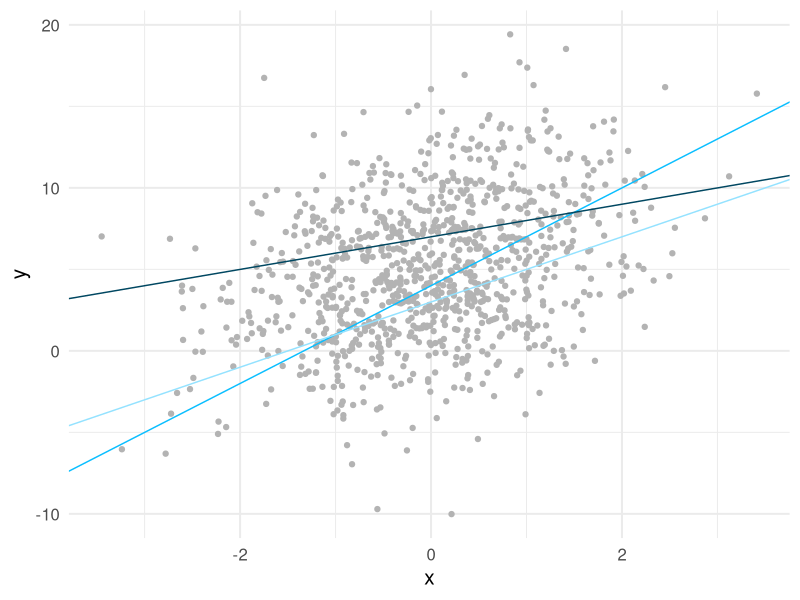
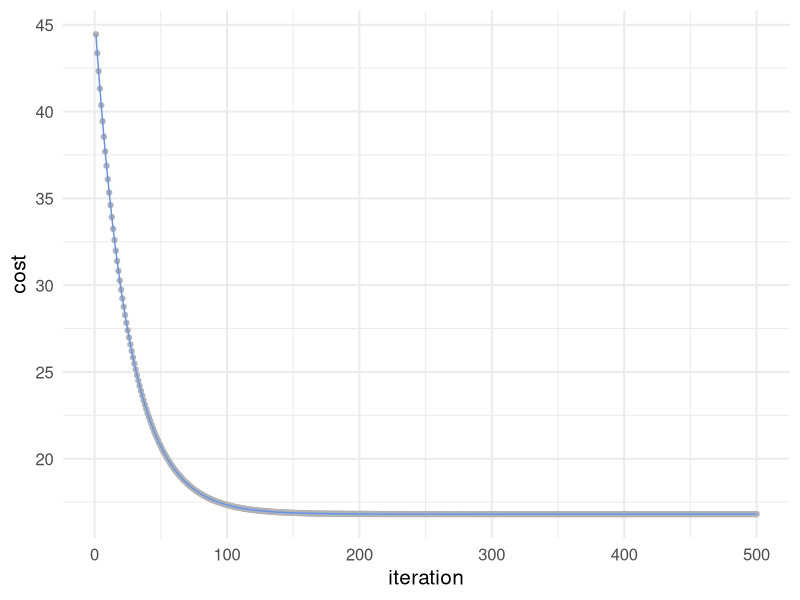
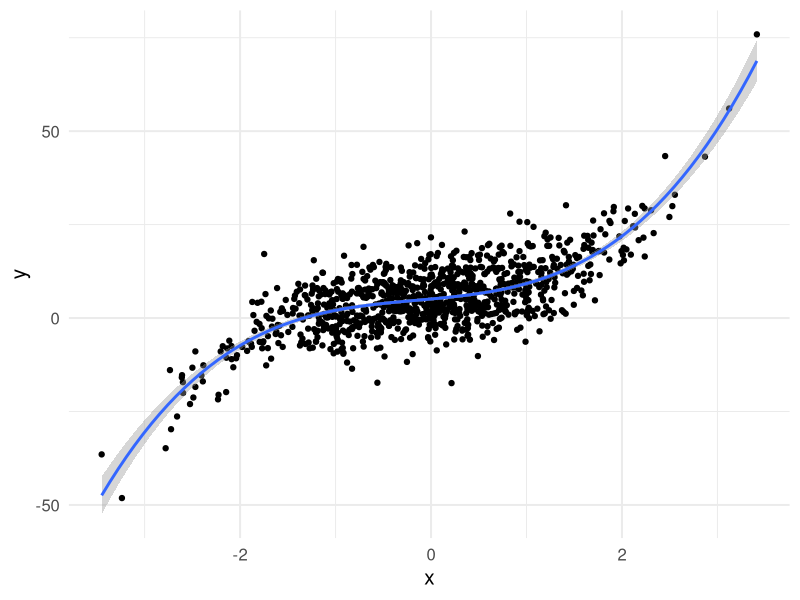

Reproduce these figures in R, in order.
## ---- chunk 1
library(tidyverse)
theme_set(theme_minimal(15))
knitr::opts_chunk$set(warning = FALSE, 
                      message = FALSE)
## ---- chunk 2
mse <- function(x, y, a, b) {
  pred <- a + b*x
  resid2 <- (y - pred)^2
  1/length(y)*sum(resid2)
}

set.seed(8675309)
n <- 1000
x <- rnorm(n)

a <- 5
b <- 1.3
e <- 4

y <- a + b*x + rnorm(n, sd = e)

sim_d <- tibble(x = x, y = y)
ggplot(sim_d, aes(x, y)) +
  geom_point(color = "gray70") +
  geom_abline(intercept = 4, slope = 3, 
              color = "#0abeff") +
  geom_abline(intercept = 3, slope = 2, color = "#94e2ff") +
  geom_abline(intercept = 7, slope = 1, color = "#004761")
## ---- chunk 3
gradient_descent <- function(x, y, a, b, learning_rate) {
  # number of observations
  n <- length(y)
  
  # predictions for candidate parameter estimates
  yhat <- a + (b * x)
  
  # errors
  resid <- y - yhat
 
  # Estimate partial derivatives
  a_deriv <- (1/n) * sum(-2 * resid)
  b_deriv <- (1/n) * sum(-2 * x * resid)
  
  # multiply by the learning rate
  a_step <- a_deriv * learning_rate
  b_step <- b_deriv * learning_rate
  
  # update parameters, taking a step down the gradient
  a_update <- a - a_step
  b_update <- b - b_step
  
  # Return updated parameter estimates
  c(a_update, b_update)
}
## ---- chunk 4
set.seed(8675309)
n <- 1000
x <- rnorm(n)

a <- 5
b <- 1.3
e <- 4

y <- a + b*x + rnorm(n, sd = e)
## ---- chunk 5
coef(lm(y ~ x))
## ---- chunk 6
pars <- gradient_descent(x, y, 0, 0, 0.1)
pars
## ---- chunk 7
pars <- gradient_descent(x, y, pars[1], pars[2], 0.1)
pars
## ---- chunk 8
mse <- function(x, y, a, b) {
  pred <- a + b*x
  resid2 <- (y - pred)^2
  1/length(y)*sum(resid2)
}

estimate_gradient <- function(x, y, a, b, learning_rate, iter) {
  pars <- gradient_descent(x, y, a, b, learning_rate)
  
  c(iter, pars[1], pars[2], mse(x, y, a, b))
}

# number of iterations
iter <- 500

# set up empty data frame
estimates <- data.frame(iteration = integer(iter),
                        intercept = double(iter),
                        slope = double(iter),
                        cost = double(iter))

# store first row of estimates
estimates[1, ] <- estimate_gradient(x, y, 0, 0, 0.01, 1)

# Estimate remaining rows, using previous row as input
for(i in 2:iter) {
  estimates[i, ] <- estimate_gradient(x, y, 
                                      a = estimates$intercept[i - 1],
                                      b = estimates$slope[i - 1],
                                      learning_rate = 0.01,
                                      iter = i)
}
head(estimates)
## ---- chunk 9
ggplot(estimates, aes(iteration, cost)) +
  geom_point(color = "gray70") +
  geom_line(color = "cornflowerblue")
## ---- chunk 10
library(gganimate)

ggplot(estimates) +
  geom_point(aes(x, y), sim_d) +
  geom_smooth(aes(x, y), sim_d, 
              method = "lm", se = FALSE) +
  geom_abline(aes(intercept = intercept,
                  slope = slope),
              color = "#de4f60",
              size = 1.2) +
  transition_manual(frames = iteration)
## ---- chunk 11
# simulate data from a cubic model
set.seed(8675309)
n <- 1000
x <- rnorm(n)

a <- 5
b1 <- 2.3
b2 <- 0.5
b3 <- 1.2

e <- 6

y <- a + b1*x + b2*x^2 + b3*x^3 + rnorm(n, sd = e)

# View ordinary least squares fit
tibble(x, y) %>% 
  ggplot(aes(x, y)) +
  geom_point() +
  geom_smooth(method = "lm", formula = y ~ poly(x, 3))


# Define new gradient descent function, with all parameters
gd <- function(x1, x2, x3, y, a, b1, b2, b3, learning_rate) {
  n <- length(y)
  yhat <- a + (b1 * x1) + (b2 * x2) + (b3 * x3)
  resid <- y - yhat
  
  # update theta
  a_update <- a - ((1/n) * sum(-2*resid)) * learning_rate
  b1_update <- b1 - ((1/n) * sum(-2*x1*resid)) * learning_rate
  b2_update <- b2 - ((1/n) * sum(-2*x2*resid)) * learning_rate
  b3_update <- b3 - ((1/n) * sum(-2*x3*resid)) * learning_rate
  
  # Return updated parameter estimates
  c(a_update, b1_update, b2_update, b3_update)
}  

# New mean square error function
mse <- function(x1, x2, x3, y, a, b1, b2, b3) {
  pred <- a + (b1 * x1) + (b2 * x2) + (b3 * x3)
  resid2 <- (y - pred)^2
  1/length(y)*sum(resid2)
}

# New gradient estimation
estimate_gradient <- function(x1, x2, x3, y, a, b1, b2, b3, learning_rate, iter) {
  pars <- gd(x1, x2, x3, y, a, b1, b2, b3, learning_rate)
  
  c(iter, pars[1], pars[2], pars[3], pars[4], 
    mse(x1, x2, x3, y, a, b1, b2, b3))
}

# Number of iterations
iter <- 500

# set up empty data frame
estimates <- data.frame(iteration = integer(iter),
                        intercept = double(iter),
                        b1 = double(iter),
                        b2 = double(iter),
                        b3 = double(iter),
                        cost = double(iter))

# store first row of estimates
estimates[1, ] <- estimate_gradient(x, x^2, x^3, y, 
                                    a = 0, b1 = 0, b2 = 0, b3 = 0, 
                                    learning_rate =  0.01, 1)

# Estimate remain rows, using previous row as input
for(i in 2:iter) {
  estimates[i, ] <- estimate_gradient(x, x^2, x^3, y,
                                      a = estimates$intercept[i - 1],
                                      b1 = estimates$b1[i - 1],
                                      b2 = estimates$b2[i - 1],
                                      b3 = estimates$b3[i - 1],
                                      learning_rate = 0.01,
                                      iter = i)
}

# Create a new data frame to make predictions on (for plotting)
pred_frame <- tibble(x = seq(-3.5, 3.5, 0.1),
                     x2 = x^2,
                     x3 = x^3)

# Predictions over pred_frame values
compute_pred <- function(a, b1, b2, b3) {
  pred <- a + b1*pred_frame$x + b2*pred_frame$x2 + b3*pred_frame$x3
  tibble(x = pred_frame$x, pred)
}

# Create all predictions
predictions <- estimates %>% 
  group_by(iteration) %>% 
  nest() %>% 
  mutate(pred = map(data, ~compute_pred(.x$intercept, .x$b1, .x$b2, .x$b3))) %>% 
  select(iteration, pred) %>% 
  unnest(pred)

# Bind two-dimensional data together (for plotting)
sim_d <- tibble(x, y)

# Animate
ggplot(predictions) +
  geom_point(aes(x, y), sim_d) +
  geom_smooth(aes(x, y), sim_d, 
              method = "lm", 
              formula = y ~ poly(x, 3),
              se = FALSE) +
  geom_line(aes(x = x, y = pred, group = iteration),
            color = "#de4f60",
            size = 1.2) +
  transition_manual(frames = iteration)
